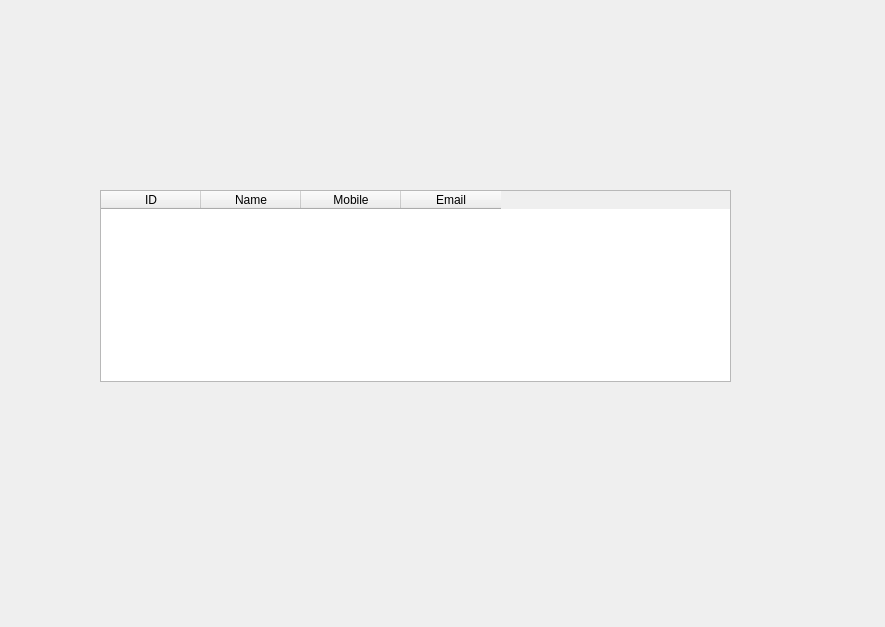
<?xml version="1.0" encoding="UTF-8"?>
<ui version="4.0">
 <class>Form</class>
 <widget class="QWidget" name="Form">
  <property name="geometry">
   <rect>
    <x>0</x>
    <y>0</y>
    <width>885</width>
    <height>627</height>
   </rect>
  </property>
  <property name="windowTitle">
   <string>Data Table</string>
  </property>
  <widget class="QTableWidget" name="data_table">
   <property name="geometry">
    <rect>
     <x>100</x>
     <y>190</y>
     <width>631</width>
     <height>192</height>
    </rect>
   </property>
   <column>
    <property name="text">
     <string>ID</string>
    </property>
   </column>
   <column>
    <property name="text">
     <string>Name</string>
    </property>
   </column>
   <column>
    <property name="text">
     <string>Mobile</string>
    </property>
   </column>
   <column>
    <property name="text">
     <string>Email</string>
    </property>
   </column>
  </widget>
 </widget>
 <resources/>
 <connections/>
</ui>
